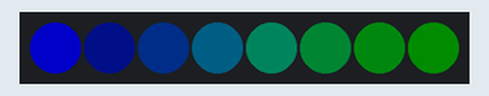
Recording of a program running on a simulated Raspberry Pi Pico running MicroPython. Shown: 8 RGB LEDs in strip order, left to right. Dim RGB values are drawn brighter than linear. At 2.8 s the program stops and its outputs stay as they are.

Above: at 0.01 s.
At 1.62 s:
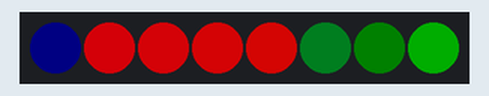
At 2.12 s:
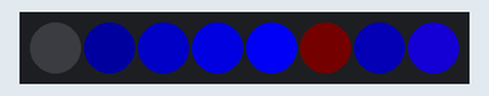
At 2.67 s:
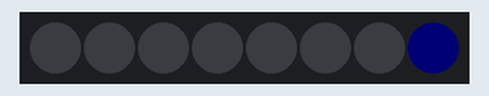
Timing chart, 0 to 4.2 s (numbered marks = the images above):
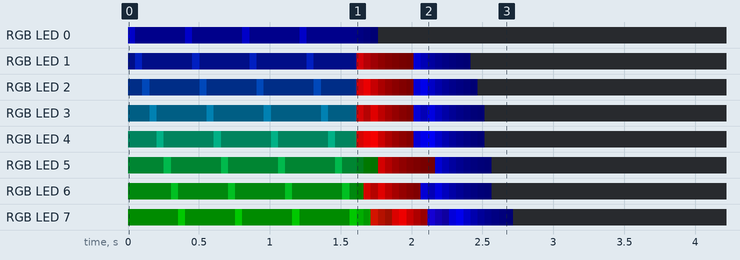

The program:

pio_ws2812.py
```python
'''
相较原代码改进：
1、在计算 r 和 b 时，使用位运算 & 0xFF 来确保值在有效范围内；
2、增加错误处理机制，确保程序在遇到错误时不会崩溃。
'''
# 使用PIO驱动一组WS2812 LED的示例。

import array, time
from machine import Pin
import rp2

# 配置WS2812 LED的数量。
NUM_LEDS = 8

# 定义用于驱动WS2812 LED的PIO程序
@rp2.asm_pio(sideset_init=rp2.PIO.OUT_LOW, out_shiftdir=rp2.PIO.SHIFT_LEFT, autopull=True, pull_thresh=24)
def ws2812():
    T1 = 2
    T2 = 5
    T3 = 3
    wrap_target()
    label("bitloop")
    out(x, 1)               .side(0)    [T3 - 1]
    jmp(not_x, "do_zero")   .side(1)    [T1 - 1]
    jmp("bitloop")          .side(1)    [T2 - 1]
    label("do_zero")
    nop()                   .side(0)    [T2 - 1]
    wrap()

try:
    # 创建状态机，使用ws2812程序，输出在Pin(22)
    sm = rp2.StateMachine(0, ws2812, freq=8_000_000, sideset_base=Pin(22))

    # 启动状态机，它将等待其FIFO上的数据
    sm.active(1)

    # 通过LED RGB值的数组显示LED上的图案
    ar = array.array("I", [0 for _ in range(NUM_LEDS)])

    # 循环颜色
    for i in range(4 * NUM_LEDS):
        for j in range(NUM_LEDS):
            r = (j * 100 // (NUM_LEDS - 1)) & 0xFF
            b = (100 - j * 100 // (NUM_LEDS - 1)) & 0xFF
            if j != i % NUM_LEDS:
                r >>= 3
                b >>= 3
            ar[j] = (r << 16) | b
        sm.put(ar, 8)
        time.sleep_ms(50)

    # 淡出
    for _ in range(24):
        for j in range(NUM_LEDS):
            ar[j] >>= 1
        sm.put(ar, 8)
        time.sleep_ms(50)

except Exception as e:
    print(f"发生错误: {e}")
```
